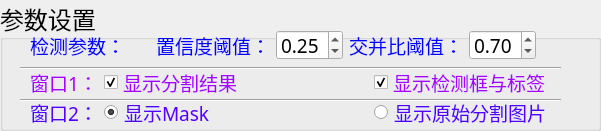
    <widget class="QGroupBox" name="groupBox">
     <property name="geometry">
      <rect>
       <x>10</x>
       <y>0</y>
       <width>601</width>
       <height>131</height>
      </rect>
     </property>
     <property name="font">
      <font>
       <family>楷体</family>
       <pointsize>18</pointsize>
      </font>
     </property>
     <property name="title">
      <string>参数设置</string>
     </property>
     <widget class="Line" name="line">
      <property name="geometry">
       <rect>
        <x>20</x>
        <y>90</y>
        <width>541</width>
        <height>20</height>
       </rect>
      </property>
      <property name="orientation">
       <enum>Qt::Horizontal</enum>
      </property>
     </widget>
     <widget class="QWidget" name="layoutWidget">
      <property name="geometry">
       <rect>
        <x>30</x>
        <y>70</y>
        <width>521</width>
        <height>25</height>
       </rect>
      </property>
      <layout class="QHBoxLayout" name="horizontalLayout_10">
       <item>
        <widget class="QLabel" name="label_16">
         <property name="palette">
          <palette>
           <active>
            <colorrole role="WindowText">
             <brush brushstyle="SolidPattern">
              <color alpha="255">
               <red>170</red>
               <green>0</green>
               <blue>255</blue>
              </color>
             </brush>
            </colorrole>
           </active>
           <inactive>
            <colorrole role="WindowText">
             <brush brushstyle="SolidPattern">
              <color alpha="255">
               <red>170</red>
               <green>0</green>
               <blue>255</blue>
              </color>
             </brush>
            </colorrole>
           </inactive>
           <disabled>
            <colorrole role="WindowText">
             <brush brushstyle="SolidPattern">
              <color alpha="255">
               <red>120</red>
               <green>120</green>
               <blue>120</blue>
              </color>
             </brush>
            </colorrole>
           </disabled>
          </palette>
         </property>
         <property name="font">
          <font>
           <family>楷体</family>
           <pointsize>14</pointsize>
          </font>
         </property>
         <property name="text">
          <string>窗口1：</string>
         </property>
        </widget>
       </item>
       <item>
        <widget class="QCheckBox" name="checkBox">
         <property name="palette">
          <palette>
           <active>
            <colorrole role="WindowText">
             <brush brushstyle="SolidPattern">
              <color alpha="255">
               <red>170</red>
               <green>0</green>
               <blue>255</blue>
              </color>
             </brush>
            </colorrole>
           </active>
           <inactive>
            <colorrole role="WindowText">
             <brush brushstyle="SolidPattern">
              <color alpha="255">
               <red>170</red>
               <green>0</green>
               <blue>255</blue>
              </color>
             </brush>
            </colorrole>
           </inactive>
           <disabled>
            <colorrole role="WindowText">
             <brush brushstyle="SolidPattern">
              <color alpha="255">
               <red>120</red>
               <green>120</green>
               <blue>120</blue>
              </color>
             </brush>
            </colorrole>
           </disabled>
          </palette>
         </property>
         <property name="font">
          <font>
           <family>楷体</family>
           <pointsize>14</pointsize>
          </font>
         </property>
         <property name="text">
          <string>显示分割结果</string>
         </property>
         <property name="checked">
          <bool>true</bool>
         </property>
        </widget>
       </item>
       <item>
        <spacer name="horizontalSpacer">
         <property name="orientation">
          <enum>Qt::Horizontal</enum>
         </property>
         <property name="sizeHint" stdset="0">
          <size>
           <width>40</width>
           <height>20</height>
          </size>
         </property>
        </spacer>
       </item>
       <item>
        <widget class="QCheckBox" name="checkBox_2">
         <property name="palette">
          <palette>
           <active>
            <colorrole role="WindowText">
             <brush brushstyle="SolidPattern">
              <color alpha="255">
               <red>170</red>
               <green>0</green>
               <blue>255</blue>
              </color>
             </brush>
            </colorrole>
           </active>
           <inactive>
            <colorrole role="WindowText">
             <brush brushstyle="SolidPattern">
              <color alpha="255">
               <red>170</red>
               <green>0</green>
               <blue>255</blue>
              </color>
             </brush>
            </colorrole>
           </inactive>
           <disabled>
            <colorrole role="WindowText">
             <brush brushstyle="SolidPattern">
              <color alpha="255">
               <red>120</red>
               <green>120</green>
               <blue>120</blue>
              </color>
             </brush>
            </colorrole>
           </disabled>
          </palette>
         </property>
         <property name="font">
          <font>
           <family>楷体</family>
           <pointsize>14</pointsize>
          </font>
         </property>
         <property name="text">
          <string>显示检测框与标签</string>
         </property>
         <property name="checked">
          <bool>true</bool>
         </property>
        </widget>
       </item>
      </layout>
     </widget>
     <widget class="QWidget" name="layoutWidget">
      <property name="geometry">
       <rect>
        <x>30</x>
        <y>100</y>
        <width>521</width>
        <height>25</height>
       </rect>
      </property>
      <layout class="QHBoxLayout" name="horizontalLayout_13">
       <item>
        <widget class="QLabel" name="label_17">
         <property name="palette">
          <palette>
           <active>
            <colorrole role="WindowText">
             <brush brushstyle="SolidPattern">
              <color alpha="255">
               <red>85</red>
               <green>0</green>
               <blue>255</blue>
              </color>
             </brush>
            </colorrole>
           </active>
           <inactive>
            <colorrole role="WindowText">
             <brush brushstyle="SolidPattern">
              <color alpha="255">
               <red>85</red>
               <green>0</green>
               <blue>255</blue>
              </color>
             </brush>
            </colorrole>
           </inactive>
           <disabled>
            <colorrole role="WindowText">
             <brush brushstyle="SolidPattern">
              <color alpha="255">
               <red>120</red>
               <green>120</green>
               <blue>120</blue>
              </color>
             </brush>
            </colorrole>
           </disabled>
          </palette>
         </property>
         <property name="font">
          <font>
           <family>楷体</family>
           <pointsize>14</pointsize>
          </font>
         </property>
         <property name="text">
          <string>窗口2：</string>
         </property>
        </widget>
       </item>
       <item>
        <widget class="QRadioButton" name="radioButton">
         <property name="palette">
          <palette>
           <active>
            <colorrole role="WindowText">
             <brush brushstyle="SolidPattern">
              <color alpha="255">
               <red>85</red>
               <green>0</green>
               <blue>255</blue>
              </color>
             </brush>
            </colorrole>
           </active>
           <inactive>
            <colorrole role="WindowText">
             <brush brushstyle="SolidPattern">
              <color alpha="255">
               <red>85</red>
               <green>0</green>
               <blue>255</blue>
              </color>
             </brush>
            </colorrole>
           </inactive>
           <disabled>
            <colorrole role="WindowText">
             <brush brushstyle="SolidPattern">
              <color alpha="255">
               <red>120</red>
               <green>120</green>
               <blue>120</blue>
              </color>
             </brush>
            </colorrole>
           </disabled>
          </palette>
         </property>
         <property name="font">
          <font>
           <family>楷体</family>
           <pointsize>14</pointsize>
          </font>
         </property>
         <property name="text">
          <string>显示Mask</string>
         </property>
         <property name="checked">
          <bool>true</bool>
         </property>
        </widget>
       </item>
       <item>
        <spacer name="horizontalSpacer_2">
         <property name="orientation">
          <enum>Qt::Horizontal</enum>
         </property>
         <property name="sizeHint" stdset="0">
          <size>
           <width>40</width>
           <height>20</height>
          </size>
         </property>
        </spacer>
       </item>
       <item>
        <widget class="QRadioButton" name="radioButton_2">
         <property name="palette">
          <palette>
           <active>
            <colorrole role="WindowText">
             <brush brushstyle="SolidPattern">
              <color alpha="255">
               <red>85</red>
               <green>0</green>
               <blue>255</blue>
              </color>
             </brush>
            </colorrole>
           </active>
           <inactive>
            <colorrole role="WindowText">
             <brush brushstyle="SolidPattern">
              <color alpha="255">
               <red>85</red>
               <green>0</green>
               <blue>255</blue>
              </color>
             </brush>
            </colorrole>
           </inactive>
           <disabled>
            <colorrole role="WindowText">
             <brush brushstyle="SolidPattern">
              <color alpha="255">
               <red>120</red>
               <green>120</green>
               <blue>120</blue>
              </color>
             </brush>
            </colorrole>
           </disabled>
          </palette>
         </property>
         <property name="font">
          <font>
           <family>楷体</family>
           <pointsize>14</pointsize>
          </font>
         </property>
         <property name="text">
          <string>显示原始分割图片</string>
         </property>
        </widget>
       </item>
      </layout>
     </widget>
     <widget class="Line" name="line_3">
      <property name="geometry">
       <rect>
        <x>20</x>
        <y>60</y>
        <width>541</width>
        <height>16</height>
       </rect>
      </property>
      <property name="orientation">
       <enum>Qt::Horizontal</enum>
      </property>
     </widget>
     <widget class="QWidget" name="layoutWidget">
      <property name="geometry">
       <rect>
        <x>30</x>
        <y>30</y>
        <width>506</width>
        <height>30</height>
       </rect>
      </property>
      <layout class="QHBoxLayout" name="horizontalLayout_16">
       <item>
        <widget class="QLabel" name="label_20">
         <property name="palette">
          <palette>
           <active>
            <colorrole role="WindowText">
             <brush brushstyle="SolidPattern">
              <color alpha="255">
               <red>0</red>
               <green>0</green>
               <blue>255</blue>
              </color>
             </brush>
            </colorrole>
           </active>
           <inactive>
            <colorrole role="WindowText">
             <brush brushstyle="SolidPattern">
              <color alpha="255">
               <red>0</red>
               <green>0</green>
               <blue>255</blue>
              </color>
             </brush>
            </colorrole>
           </inactive>
           <disabled>
            <colorrole role="WindowText">
             <brush brushstyle="SolidPattern">
              <color alpha="255">
               <red>120</red>
               <green>120</green>
               <blue>120</blue>
              </color>
             </brush>
            </colorrole>
           </disabled>
          </palette>
         </property>
         <property name="font">
          <font>
           <family>楷体</family>
           <pointsize>14</pointsize>
          </font>
         </property>
         <property name="text">
          <string>检测参数：</string>
         </property>
        </widget>
       </item>
       <item>
        <layout class="QHBoxLayout" name="horizontalLayout_11">
         <item>
          <widget class="QLabel" name="label_14">
           <property name="palette">
            <palette>
             <active>
              <colorrole role="WindowText">
               <brush brushstyle="SolidPattern">
                <color alpha="255">
                 <red>0</red>
                 <green>0</green>
                 <blue>255</blue>
                </color>
               </brush>
              </colorrole>
             </active>
             <inactive>
              <colorrole role="WindowText">
               <brush brushstyle="SolidPattern">
                <color alpha="255">
                 <red>0</red>
                 <green>0</green>
                 <blue>255</blue>
                </color>
               </brush>
              </colorrole>
             </inactive>
             <disabled>
              <colorrole role="WindowText">
               <brush brushstyle="SolidPattern">
                <color alpha="255">
                 <red>120</red>
                 <green>120</green>
                 <blue>120</blue>
                </color>
               </brush>
              </colorrole>
             </disabled>
            </palette>
           </property>
           <property name="font">
            <font>
             <family>楷体</family>
             <pointsize>14</pointsize>
            </font>
           </property>
           <property name="text">
            <string>置信度阈值：</string>
           </property>
          </widget>
         </item>
         <item>
          <widget class="QDoubleSpinBox" name="doubleSpinBox">
           <property name="font">
            <font>
             <family>楷体</family>
             <pointsize>14</pointsize>
            </font>
           </property>
           <property name="maximum">
            <double>1.000000000000000</double>
           </property>
           <property name="singleStep">
            <double>0.050000000000000</double>
           </property>
           <property name="value">
            <double>0.250000000000000</double>
           </property>
          </widget>
         </item>
        </layout>
       </item>
       <item>
        <layout class="QHBoxLayout" name="horizontalLayout_12">
         <item>
          <widget class="QLabel" name="label_15">
           <property name="palette">
            <palette>
             <active>
              <colorrole role="WindowText">
               <brush brushstyle="SolidPattern">
                <color alpha="255">
                 <red>0</red>
                 <green>0</green>
                 <blue>255</blue>
                </color>
               </brush>
              </colorrole>
             </active>
             <inactive>
              <colorrole role="WindowText">
               <brush brushstyle="SolidPattern">
                <color alpha="255">
                 <red>0</red>
                 <green>0</green>
                 <blue>255</blue>
                </color>
               </brush>
              </colorrole>
             </inactive>
             <disabled>
              <colorrole role="WindowText">
               <brush brushstyle="SolidPattern">
                <color alpha="255">
                 <red>120</red>
                 <green>120</green>
                 <blue>120</blue>
                </color>
               </brush>
              </colorrole>
             </disabled>
            </palette>
           </property>
           <property name="font">
            <font>
             <family>楷体</family>
             <pointsize>14</pointsize>
            </font>
           </property>
           <property name="text">
            <string>交并比阈值：</string>
           </property>
          </widget>
         </item>
         <item>
          <widget class="QDoubleSpinBox" name="doubleSpinBox_2">
           <property name="font">
            <font>
             <family>楷体</family>
             <pointsize>14</pointsize>
            </font>
           </property>
           <property name="maximum">
            <double>1.000000000000000</double>
           </property>
           <property name="singleStep">
            <double>0.050000000000000</double>
           </property>
           <property name="value">
            <double>0.700000000000000</double>
           </property>
          </widget>
         </item>
        </layout>
       </item>
      </layout>
     </widget>
    </widget>
